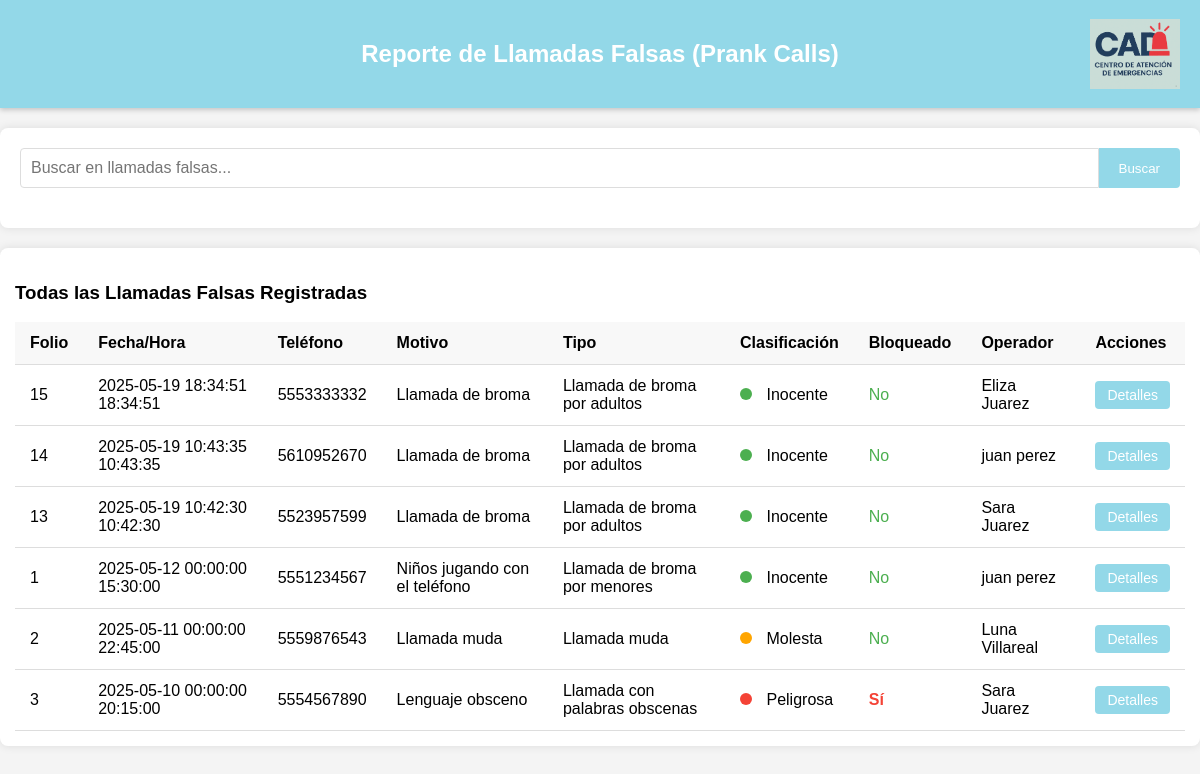
/supervisorOp/pranks.php, run on the app's committed database.
### tables this page shows
CREATE TABLE `prank_calls` (
  `folio_prank_call` int(11) NOT NULL AUTO_INCREMENT,
  `id_llamada` int(11) DEFAULT NULL,
  `motivo` varchar(255) NOT NULL COMMENT 'Descripción de la llamada falsa',
  `tipo_broma` varchar(50) NOT NULL COMMENT 'Categoría de la broma',
  `hora_prank_call` time NOT NULL DEFAULT current_timestamp(),
  `fecha_prank_call` datetime NOT NULL DEFAULT current_timestamp(),
  `fecha_actualizacion` datetime DEFAULT NULL,
  `id_operador` int(11) NOT NULL COMMENT 'Operador que clasificó la llamada',
  `telefono_origen` varchar(20) NOT NULL,
  `clasificacion` enum('Inocente','Molesta','Peligrosa') NOT NULL DEFAULT 'Inocente',
  `acciones_tomadas` text DEFAULT NULL COMMENT 'Medidas aplicadas al número',
  `bloqueo_numero` tinyint(1) DEFAULT 0 COMMENT 'Si se bloqueó el número',
  `colonia` varchar(255) DEFAULT NULL,
  `localidad` varchar(255) DEFAULT NULL,
  `municipio` varchar(255) DEFAULT NULL,
  PRIMARY KEY (`folio_prank_call`),
  KEY `id_llamada` (`id_llamada`),
  CONSTRAINT `prank_calls_ibfk_1` FOREIGN KEY (`id_llamada`) REFERENCES `llamadas` (`id_llamada`)
);

### supervisorOp/pranks.php (the view, shortened to what this page needs)
<?php
require_once '../db.php';
$prank_calls = [];
try {
    $sql = "SELECT pc.folio_prank_call, pc.motivo, pc.tipo_broma,
                   pc.hora_prank_call, pc.fecha_prank_call, pc.clasificacion,
                   pc.telefono_origen, pc.acciones_tomadas, pc.bloqueo_numero,
                   CONCAT(u.nombre, ' ', u.apellido) as operador,
                   CASE
                       WHEN pc.clasificacion = 'Inocente' THEN 'clasificacion-inocente'
                       WHEN pc.clasificacion = 'Molesta' THEN 'clasificacion-molesta'
                       ELSE 'clasificacion-peligrosa'
                   END as clase_clasificacion
            FROM prank_calls pc
            JOIN llamadas l ON pc.id_llamada = l.id_llamada
            JOIN usuarios u ON l.id_operador = u.id_usuario
            ORDER BY pc.fecha_prank_call DESC";
    $stmt = $pdo->prepare($sql);
    $stmt->execute();
    $prank_calls = $stmt->fetchAll(PDO::FETCH_ASSOC);
} catch (PDOException $e) {
    $error = "Error al obtener datos: " . $e->getMessage();
}
?>
<!DOCTYPE html>
<html lang="es">
<head>
</head>
<body>
    <div class="blue-bar">
        <img src="../logo.png" alt="Logo" class="logo">
        Reporte de Llamadas Falsas (Prank Calls)
    </div>
    <div class="search-container">
        <form method="GET" class="search-box">
            <input type="text" name="busqueda" placeholder="Buscar en llamadas falsas...">
            <button type="submit">Buscar</button>
        </form>
    </div>
    <div class="dashboard-container">
        <div class="panel">
            <h3>Todas las Llamadas Falsas Registradas</h3>
            <table>
                <thead>
                    <tr>
                        <th>Folio</th>
                        <th>Fecha/Hora</th>
                        <th>Teléfono</th>
                        <th>Motivo</th>
                        <th>Tipo</th>
                        <th>Clasificación</th>
                        <th>Bloqueado</th>
                        <th>Operador</th>
                        <th>Acciones</th>
                    </tr>
                </thead>
                <tbody>
                    <?php foreach ($prank_calls as $call): ?>
                    <tr>
                        <td><?php echo htmlspecialchars($call['folio_prank_call']); ?></td>
                        <td><?php echo htmlspecialchars($call['fecha_prank_call'] . ' ' . $call['hora_prank_call']); ?></td>
                        <td><?php echo htmlspecialchars($call['telefono_origen']); ?></td>
                        <td><?php echo htmlspecialchars($call['motivo']); ?></td>
                        <td><?php echo htmlspecialchars($call['tipo_broma']); ?></td>
                        <td>
                            <span class="clasificacion-circle <?php echo htmlspecialchars($call['clase_clasificacion']); ?>"></span>
                            <?php echo htmlspecialchars($call['clasificacion']); ?>
                        </td>
                        <td class="<?php echo $call['bloqueo_numero'] ? 'blocked' : 'no-blocked'; ?>">
                            <?php echo $call['bloqueo_numero'] ? 'Sí' : 'No'; ?>
                        </td>
                        <td><?php echo htmlspecialchars($call['operador']); ?></td>
                        <td>
                            <button class="action-btn"
                                    onclick="window.location.href='detalle_prank_call.php?id=<?php echo $call['folio_prank_call']; ?>'">
                                Detalles
                            </button>
                        </td>
                    </tr>
                    <?php endforeach; ?>
                </tbody>
            </table>
        </div>
    </div>
</body>
</html>

### supervisorOp/pranks.php (style rules this page uses)
body { font-family: Arial, sans-serif; margin: 0; padding: 0; background-color: #f4f4f4; }
.blue-bar { background-color: #93D8E8; color: white; padding: 40px; text-align: center; font-size: 24px; font-weight: bold; box-shadow: 0 2px 5px rgba(0,0,0,0.2); position: relative; display: flex; justify-content: center; align-items: center; }
.logo { position: absolute; top: 50%; right: 20px; transform: translateY(-50%); max-height: 70px; width: auto; }
.search-container { max-width: 1200px; margin: 20px auto; padding: 20px; background-color: white; border-radius: 8px; box-shadow: 0 0 10px rgba(0,0,0,0.1); }
.search-box { display: flex; margin-bottom: 20px; }
.search-box input { flex: 1; padding: 10px; border: 1px solid #ddd; border-radius: 4px 0 0 4px; font-size: 16px; }
.search-box button { padding: 10px 20px; background-color: #93D8E8; color: white; border: none; border-radius: 0 4px 4px 0; cursor: pointer; }
.dashboard-container { max-width: 1200px; margin: 0 auto 30px; }
.panel { background-color: white; border-radius: 8px; box-shadow: 0 0 10px rgba(0,0,0,0.1); padding: 15px; margin-bottom: 20px; }
table { width: 100%; border-collapse: collapse; }
th, td { padding: 12px 15px; text-align: left; border-bottom: 1px solid #ddd; }
th { background-color: #f8f8f8; }
.clasificacion-circle { display: inline-block; width: 12px; height: 12px; border-radius: 50%; margin-right: 10px; }
.clasificacion-inocente { background-color: #4CAF50; }
.clasificacion-molesta { background-color: #FFA500; }
.clasificacion-peligrosa { background-color: #F44336; }
.action-btn { padding: 6px 12px; background-color: #93D8E8; color: white; border: none; border-radius: 4px; cursor: pointer; font-size: 14px; }
.blocked { color: #F44336; font-weight: bold; }
.no-blocked { color: #4CAF50; }

### data on the page
prank_calls: folio_prank_call "15", fecha_prank_call+hora_prank_call "2025-05-19 18:34:51 18:34:51", telefono_origen "5553333332", motivo "Llamada de broma", tipo_broma "Llamada de broma por adultos", clasificacion "Inocente", bloqueo_numero "No", operador "Eliza Juarez"
prank_calls: folio_prank_call "14", fecha_prank_call+hora_prank_call "2025-05-19 10:43:35 10:43:35", telefono_origen "5610952670", motivo "Llamada de broma", tipo_broma "Llamada de broma por adultos", clasificacion "Inocente", bloqueo_numero "No", operador "juan perez"
prank_calls: folio_prank_call "13", fecha_prank_call+hora_prank_call "2025-05-19 10:42:30 10:42:30", telefono_origen "5523957599", motivo "Llamada de broma", tipo_broma "Llamada de broma por adultos", clasificacion "Inocente", bloqueo_numero "No", operador "Sara Juarez"
prank_calls: folio_prank_call "1", fecha_prank_call+hora_prank_call "2025-05-12 00:00:00 15:30:00", telefono_origen "5551234567", motivo "Niños jugando con el teléfono", tipo_broma "Llamada de broma por menores", clasificacion "Inocente", bloqueo_numero "No", operador "juan perez"
prank_calls: folio_prank_call "2", fecha_prank_call+hora_prank_call "2025-05-11 00:00:00 22:45:00", telefono_origen "5559876543", motivo "Llamada muda", tipo_broma "Llamada muda", clasificacion "Molesta", bloqueo_numero "No", operador "Luna Villareal"
prank_calls: folio_prank_call "3", fecha_prank_call+hora_prank_call "2025-05-10 00:00:00 20:15:00", telefono_origen "5554567890", motivo "Lenguaje obsceno", tipo_broma "Llamada con palabras obscenas", clasificacion "Peligrosa", bloqueo_numero "Sí", operador "Sara Juarez"
